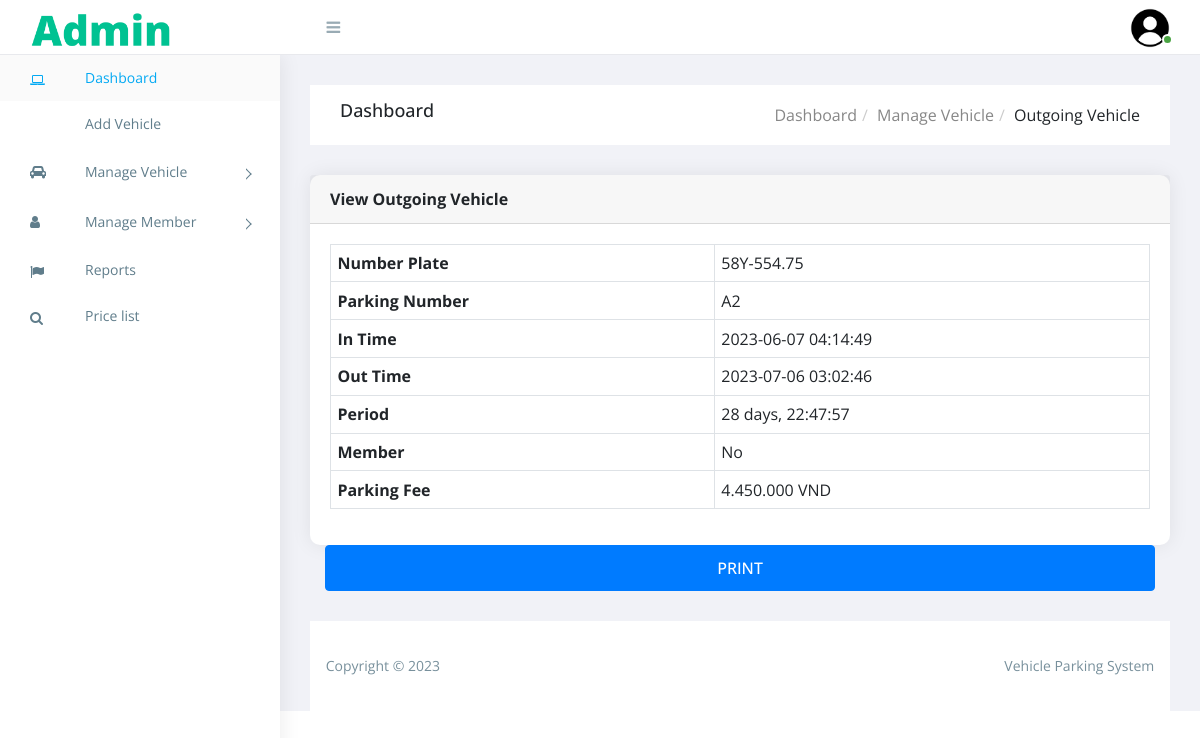
The page /view-outgoingvehicle.php?viewId=24 (signed in) on the database its author committed.
### tables this page shows
CREATE TABLE IF NOT EXISTS `vehicle` (
  `id` int(11) NOT NULL AUTO_INCREMENT,
  `number_plate` varchar(10) NOT NULL,
  `parking_number` varchar(10) NOT NULL,
  `in_time` timestamp NOT NULL DEFAULT CURRENT_TIMESTAMP,
  `out_time` timestamp NULL DEFAULT NULL,
  `parking_fee` int(6) DEFAULT NULL,
  `status` enum('0','1') NOT NULL DEFAULT '0',
  PRIMARY KEY (`id`)
);

### src/Database.php (called while the page is built, shortened)
<?php
    class Database
    {
        private string $host = "localhost";
        private string $user = "root";
        private string $pass = "";
        private string $dbname = "parking";
        public function connection(): mysqli
        {
            $conn = new mysqli($this->host, $this->user, $this->pass, $this->dbname);
            $conn->query("SET names 'utf8'");
            return $conn;
        }
    }
?>

### src/Control.php (called while the page is built, shortened)
<?php
    class Control
    {
        private mysqli $conn;
        public function __construct(Database $conn)
        {
            $this->conn = $conn->connection();
        }
        public function viewPlate(string $plate)
        {
            $str = strtoupper($plate);
            $str = preg_replace('/[^0-9A-Z]/', '', $str);
            $str = preg_replace("/([0-9A-Z]{0,3})([0-9]{3})(.+)/", "$1-$2.$3", $str);
            return $str;
        }
        public function getInById(int $id): array
        {
            $sql = "SELECT * FROM `vehicle` WHERE `id` = '$id'";
            $result = $this->conn->query($sql);
            return $result->fetch_array();
        }
        public function isMemberCheckMoney(string $plate, string $time): int
        {
            $checkTime = $this->addMonth(0);
            $inTime = substr($time,0,7);
            if($checkTime == $inTime){
                $num = $this->isMember($plate);
            }
            else{
                $sql = "SELECT * FROM member
                        WHERE number_plate = '$plate' AND `time` = '$inTime'";
                $run = $this->conn->query($sql);
                $result = $run->num_rows;
                if(! $result) $num = 0;
                else{
                    $var = $this->isMember($plate);
                    if($var) $num = 1;
                    else $num = 2;
                }
            }
            return $num;
        }
        public function dateDiff(string $inTime, string $outTime):string
        {
            $in = date_create($inTime);
            $out = date_create($outTime);
            $diff = date_diff($in, $out);
            $days = $diff->days;
            if($days == 0) $str = $diff->format("%H:%I:%S");
            elseif($days == 1) $str = $diff->format("1 day, %H:%I:%S");
            else $str = $diff->format("%a days, %H:%I:%S");
            return $str;
        }
        public function addMonth(int $num): string
        {
            $now = date_create();
            $now = date_create(date_format($now, "Y-m"));
            $value = date_add($now, date_interval_create_from_date_string("$num month"));
            return date_format($value,"Y-m");
        }
    }
?>

### view-outgoingvehicle.php (the view, shortened to what this page needs)
<?php
    if(isset($_GET['viewId'])){
        $conn = new Database();
        $vehicle = new Control($conn);
        $viewVehicle = $vehicle->getInById($_GET['viewId']);
        $isMember = $vehicle->isMemberCheckMoney($viewVehicle['number_plate'], $viewVehicle['in_time']);
        $diff = $vehicle->dateDiff($viewVehicle['in_time'], $viewVehicle['out_time']);
    }
    else header("Location: outgoing-vehicle.php");
?>
<!DOCTYPE html>
<html lang="en">
<head>
    <link rel="stylesheet" href="https://cdn.jsdelivr.net/npm/bootstrap@4.0.0/dist/css/bootstrap.min.css">
    <link rel="stylesheet" href="https://cdn.jsdelivr.net/gh/lykmapipo/themify-icons@0.1.2/css/themify-icons.css">
    <link rel="stylesheet" href="https://cdn.jsdelivr.net/npm/font-awesome@4.7.0/css/font-awesome.min.css">
    <link rel="stylesheet" href="https://cdn.jsdelivr.net/npm/pixeden-stroke-7-icon@1.2.3/pe-icon-7-stroke/dist/pe-icon-7-stroke.min.css">
    <link rel="stylesheet" href="assets/css/style.css">
</head>
<body>
    <?php
        if(isset($_SESSION['datnvSaid'])):
        include_once('assets/includes/sidebar.php');
        include_once('assets/includes/header.php');
    ?>
    <div class="breadcrumbs">
        <div class="breadcrumbs-inner">
            <div class="row m-0">
                <div class="col-sm-4">
                    <div class="page-header float-left">
                        <div class="page-title">
                            <h1>Dashboard</h1>
                        </div>
                    </div>
                </div>
                <div class="col-sm-8">
                    <div class="page-header float-right">
                        <div class="page-title">
                            <ol class="breadcrumb text-right">
                                <li><a href="index.php">Dashboard</a></li>
                                <li><a href="outgoing-vehicle.php">Manage Vehicle</a></li>
                                <li class="active">Outgoing Vehicle</li>
                            </ol>
                        </div>
                    </div>
                </div>
            </div>
        </div>
    </div>
    <div class="content">
        <div class="animated fadeIn">
            <div class="row">
                <div class="col-lg-12">
                    <div class="card">
                        <div class="card-header">
                            <strong class="card-title">View Outgoing Vehicle</strong>
                        </div>
                        <div class="card-body">
                            <table border="1" class="table table-bordered mg-b-0">
                                <tr>
                                    <th>Number Plate</th>
                                    <td><?= $vehicle->viewPlate($viewVehicle['number_plate']) ?></td>
                                </tr>
                                <tr>
                                    <th>Parking Number</th>
                                    <td><?= $viewVehicle['parking_number'] ?></td>
                                </tr>
                                <tr>
                                    <th>In Time</th>
                                    <td><?= $viewVehicle['in_time'] ?></td>
                                </tr>
                                <tr>
                                    <th>Out Time</th>
                                    <td><?= $viewVehicle['out_time'] ?></td>
                                </tr>
                                <tr>
                                    <th>Period</th>
                                    <td><?= $diff ?></td>
                                </tr>
                                <tr>
                                    <th>Member</th>
                                    <td><?php if(! $isMember) echo "No"; elseif($isMember == 1) echo "Yes"; else echo "No (Out of member)" ?></td>
                                </tr>
                                <tr>
                                    <th>Parking Fee</th>
                                    <td><?= number_format($viewVehicle['parking_fee'],0,',','.') ?> VND</td>
                                </tr>
                            </table>
                        </div>
                    </div>
                    <div class="col-lg-12">
                        <a class="btn btn-primary btn-block" href="print.php?vid=<?= $viewVehicle['id'] ?>" target="_blank">Print</a>
                    </div>
                </div>
            </div>
        </div>
    </div>
    <?php
        include_once('assets/includes/footer.php');
        else: echo "<script>window.location = 'login.php'</script>";
        endif;
    ?>
</body>
</html>

### assets/css/style.css (style rules this page uses)
* { margin: 0; padding: 0; text-decoration: none; font-family: "Open Sans", sans-serif; box-sizing: border-box; }
body { display: table; font-size: 16px; width: 100%; }
.right-panel .breadcrumbs { float: left; margin-top: 30px; padding: 0 1.875em; width: 100%; }
.right-panel .breadcrumbs .breadcrumbs-inner { background-color: #fff; }
.right-panel .page-header { min-height: 50px; margin: 0px; padding: 0px 15px; background: #ffffff; border-bottom: 0px; }
.right-panel .page-header h1 { font-size: 18px; padding: 15px 0; }
.right-panel .page-header .breadcrumb { margin: 0px; padding: 13.5px 0; background: #fff; text-transform: capitalize; }
.right-panel .page-header .breadcrumb > li + li:before { padding: 0 5px; color: #ccc; content: "/\00a0"; }
button, a { text-decoration: none; color: #878787; }
.row { align-items: center; }
.table td, .table th { padding: 0.4rem; }
.content { float: left; padding: 1.875em; width: 100%; }
.card { border-radius: 10px; padding: 0; border: 0px solid transparent; -webkit-box-shadow: 0 0 20px rgba(0, 0, 0, 0.08); box-shadow: 0 0 20px rgba(0, 0, 0, 0.08); }
.card .card-body { float: left; padding: 1.25em; position: relative; width: 100%; }
.btn, .button { display: inline-block; font-weight: 500; text-transform: uppercase; text-align: center; white-space: nowrap; padding: 10px 30px; vertical-align: middle; -webkit-transition: all 0.15s ease-in-out; transition: all 0.15s ease-in-out; border-radius: 3; cursor: pointer; }
@media (max-width: 1368px) { .card-body { padding: 15px; } }

### rows shown on the page
vehicle: number_plate "58Y-554.75", parking_number "A2", in_time "2023-06-07 04:14:49", out_time "2023-07-06 03:02:46", diff "28 days, 22:47:57", parking_fee "4.450.000"
